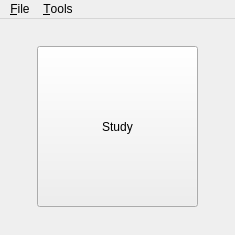
<?xml version="1.0" encoding="UTF-8"?>
<ui version="4.0">
 <class>StartWindow</class>
 <widget class="QMainWindow" name="StartWindow">
  <property name="windowModality">
   <enum>Qt::NonModal</enum>
  </property>
  <property name="geometry">
   <rect>
    <x>0</x>
    <y>0</y>
    <width>235</width>
    <height>235</height>
   </rect>
  </property>
  <property name="sizePolicy">
   <sizepolicy hsizetype="Fixed" vsizetype="Fixed">
    <horstretch>0</horstretch>
    <verstretch>0</verstretch>
   </sizepolicy>
  </property>
  <property name="minimumSize">
   <size>
    <width>235</width>
    <height>235</height>
   </size>
  </property>
  <property name="maximumSize">
   <size>
    <width>235</width>
    <height>235</height>
   </size>
  </property>
  <property name="windowTitle">
   <string>Der Distürber</string>
  </property>
  <widget class="QWidget" name="centralWidget">
   <layout class="QGridLayout" name="gridLayout">
    <item row="0" column="0">
     <widget class="QPushButton" name="studyButton">
      <property name="minimumSize">
       <size>
        <width>161</width>
        <height>161</height>
       </size>
      </property>
      <property name="maximumSize">
       <size>
        <width>161</width>
        <height>161</height>
       </size>
      </property>
      <property name="text">
       <string>Study</string>
      </property>
     </widget>
    </item>
   </layout>
  </widget>
  <widget class="QMenuBar" name="menuBar">
   <property name="geometry">
    <rect>
     <x>0</x>
     <y>0</y>
     <width>235</width>
     <height>20</height>
    </rect>
   </property>
   <widget class="QMenu" name="menuDictionary_CSV">
    <property name="title">
     <string>&amp;File</string>
    </property>
    <addaction name="actionImport"/>
    <addaction name="actionExport"/>
   </widget>
   <widget class="QMenu" name="menu_Tools">
    <property name="title">
     <string>&amp;Tools</string>
    </property>
    <addaction name="actionEdit_dictionary"/>
    <addaction name="separator"/>
    <addaction name="action_Options"/>
   </widget>
   <addaction name="menuDictionary_CSV"/>
   <addaction name="menu_Tools"/>
  </widget>
  <action name="actionExport">
   <property name="text">
    <string>&amp;Export to CSV</string>
   </property>
   <property name="toolTip">
    <string>&lt;html&gt;&lt;head/&gt;&lt;body&gt;&lt;p&gt;Export Dictionary to CSV file&lt;/p&gt;&lt;/body&gt;&lt;/html&gt;</string>
   </property>
  </action>
  <action name="actionImport">
   <property name="text">
    <string>&amp;Add words from file</string>
   </property>
  </action>
  <action name="actionEdit_dictionary">
   <property name="text">
    <string>Edit &amp;dictionary</string>
   </property>
  </action>
  <action name="action_Options">
   <property name="text">
    <string>&amp;Options...</string>
   </property>
  </action>
 </widget>
 <layoutdefault spacing="6" margin="11"/>
 <resources/>
 <connections/>
</ui>
